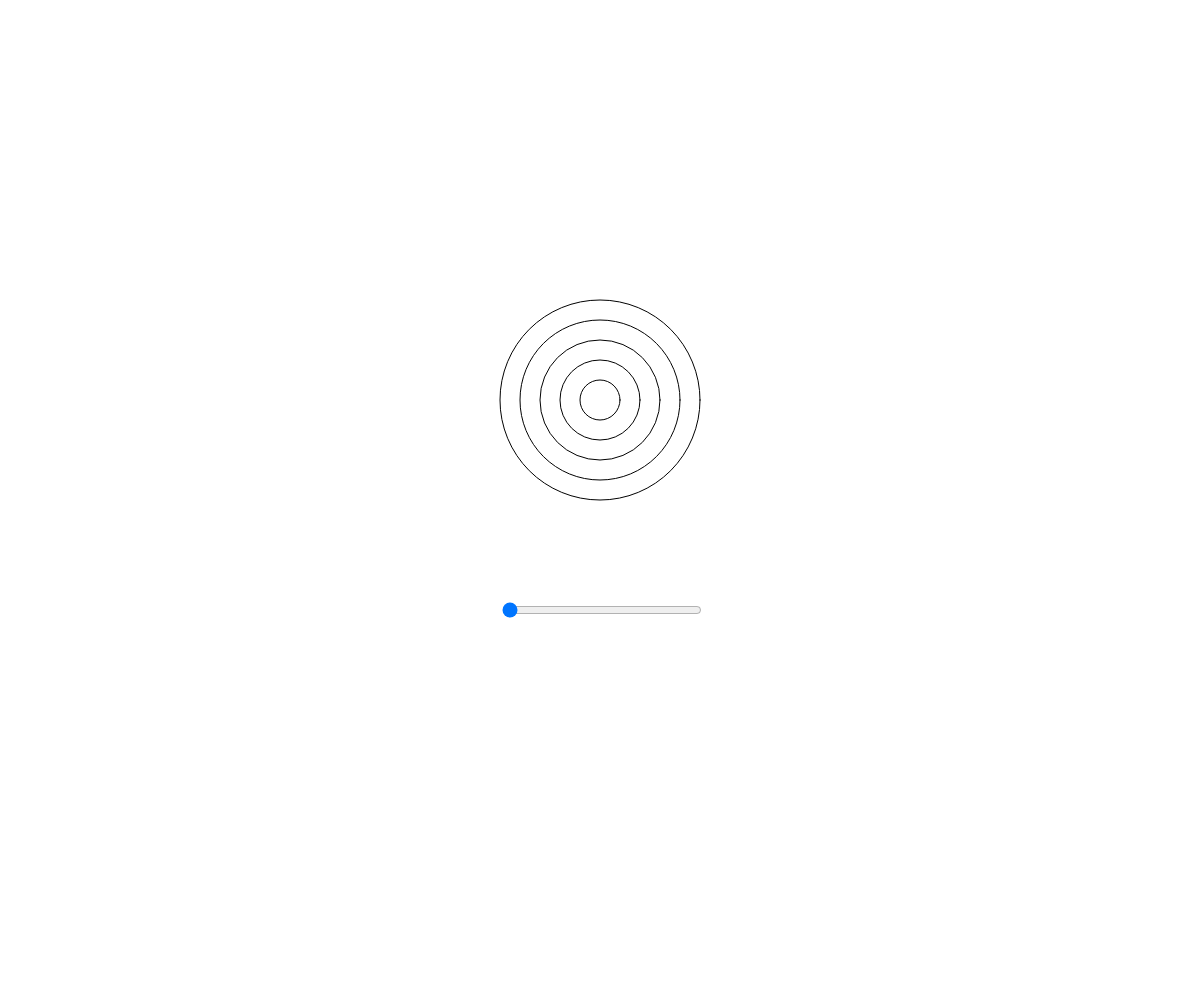
Frame 1 (no input)
Frame 60 (no input): identical to frame 1, image omitted
Frame 120 (the mouse pressed at the canvas centre since frame 60): identical to frame 1, image omitted

The p5.js sketch that drew this single still picture (run headless with seeded random() and noise() and a simulated clock; from frame 60 on, the mouse is pressed at the canvas centre):

// p5.js sketch
// ── sketch.js
var mSlider
var sVal


function setup() {
    createCanvas(window.innerWidth, window.innerHeight);
    mSlider = createSlider(0, 190, 0);
    mSlider.position(window.innerWidth/2-100, window.innerHeight/2+100);
    mSlider.style('width', '200px');

}

function draw() {
    var val = mSlider.value();
    background (255);
    stroke(0);
    noFill();
    ellipse(window.innerWidth/2, window.innerHeight/2-100, 0+val, 0+val);
    ellipse(window.innerWidth/2, window.innerHeight/2-100, -40+val, -40+val);
    ellipse(window.innerWidth/2, window.innerHeight/2-100, -80+val, -80+val);
    ellipse(window.innerWidth/2, window.innerHeight/2-100, -120+val, -120+val);
    ellipse(window.innerWidth/2, window.innerHeight/2-100, -160+val, -160+val);
    ellipse(window.innerWidth/2, window.innerHeight/2-100, -200+val, -200+val);
  
}
